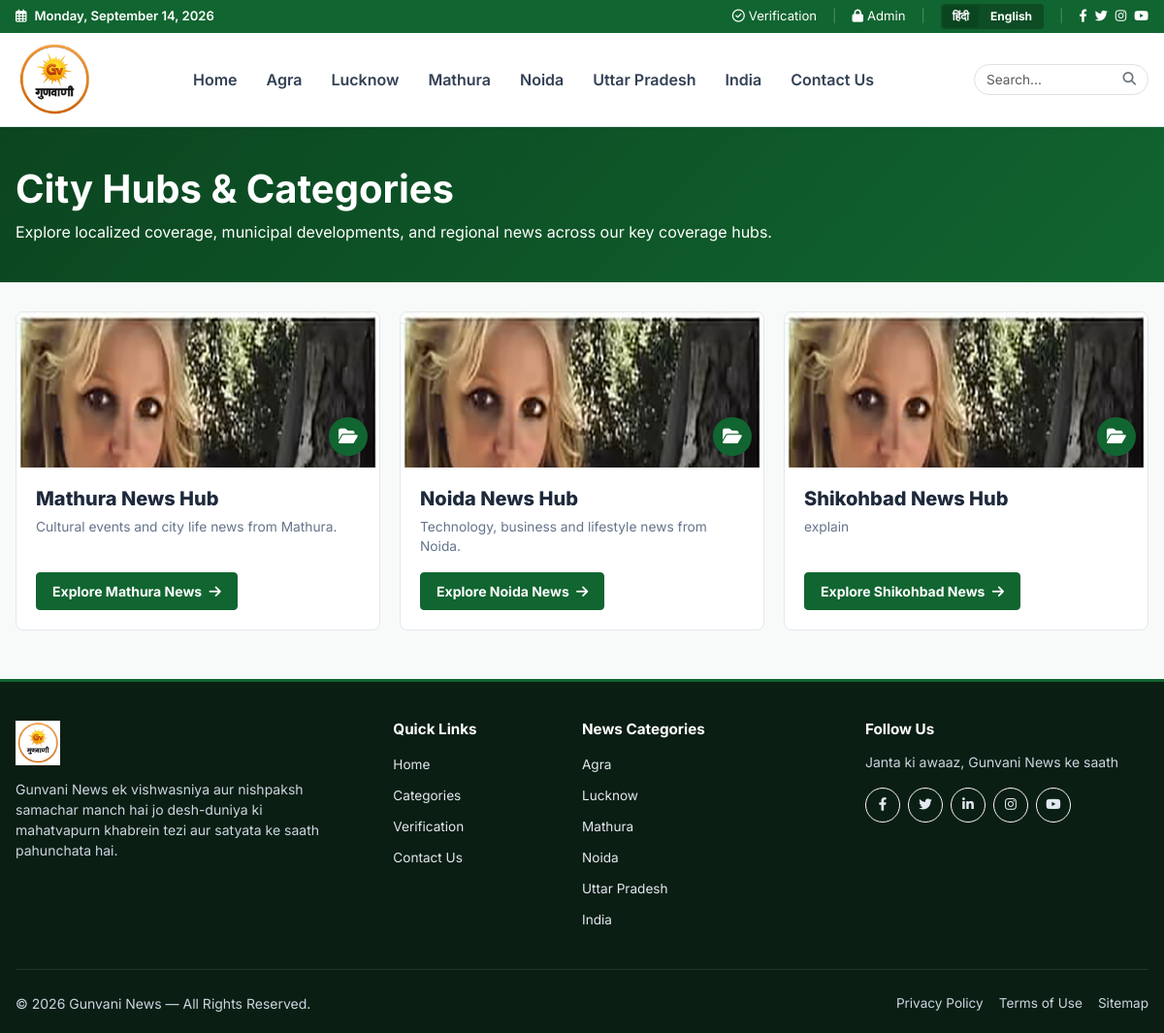
/categories.php, run on the app's committed database.
### tables this page shows
CREATE TABLE `categories` (
  `id` int(11) NOT NULL,
  `name` varchar(255) NOT NULL,
  `slug` varchar(255) NOT NULL,
  `description` text DEFAULT NULL,
  `created_at` timestamp NULL DEFAULT current_timestamp()
);

### categories.php (the view, shortened to what this page needs)
<?php
require_once __DIR__ . '/db.php';
function escape($value) {
    return htmlspecialchars($value ?? '', ENT_QUOTES, 'UTF-8');
}
try {
    $dbCategories = $pdo->query(
        "SELECT c.*, COUNT(a.id) AS article_count
         FROM categories c
         LEFT JOIN articles a ON c.id = a.category_id AND a.status = 'published'
         GROUP BY c.id
         ORDER BY c.name ASC"
    )->fetchAll(PDO::FETCH_ASSOC);
} catch (Exception $e) {
    $dbCategories = [];
}
$defaultCategories = [];
foreach ($dbCategories as $cat) {
    $defaultCategories[] = [
        'id' => $cat['id'],
        'name' => $cat['name'],
        'slug' => $cat['slug'] ?: strtolower(str_replace(' ', '-', $cat['name'])),
        'desc' => $cat['description'] ?: 'Latest news, breaking headlines and updates from ' . $cat['name'] . '.',
        'article_count' => $cat['article_count'],
        'icon' => 'fa-folder-open',
        'image' => 'images/placeholder/first8.jpg'
    ];
}
$defaultNavCategories = ['Agra', 'Lucknow', 'Mathura', 'Noida', 'Uttar Pradesh', 'India'];
?>
<!DOCTYPE html>
<html lang="en">
<head>
    <link rel="stylesheet" href="https://cdnjs.cloudflare.com/ajax/libs/font-awesome/6.4.0/css/all.min.css">
    <link href="https://cdn.jsdelivr.net/npm/bootstrap@5.3.3/dist/css/bootstrap.min.css" rel="stylesheet">
</head>
<body>
    <div class="gn-utility-bar">
        <div class="gn-container">
            <div class="d-flex justify-content-between align-items-center flex-wrap gap-2">
                <div class="d-flex align-items-center gap-2">
                    <i class="fa-regular fa-calendar-days"></i>
                    <span id="top-date-display" class="fw-semibold">Monday, September 14, 2026</span>
                </div>
                <div class="d-flex align-items-center flex-wrap gap-2 gap-sm-3 ms-auto ms-sm-0">
                    <a href="/verification"><i class="fa-regular fa-circle-check me-1"></i>Verification</a>
                    <span class="opacity-25 d-none d-sm-inline">|</span>
                    <a href="admin/login.php"><i class="fa-solid fa-lock me-1"></i>Admin</a>
                    <span class="opacity-25 d-none d-sm-inline">|</span>
                    <div class="lang-pill-box">
                        <button type="button" class="lang-pill-btn active" id="btn-lang-hi" onclick="changeLanguage('hi')">हिंदी</button>
                        <button type="button" class="lang-pill-btn" id="btn-lang-en" onclick="changeLanguage('en')">English</button>
                    </div>
                    <span class="opacity-25 d-none d-sm-inline">|</span>
                    <div class="d-flex gap-2">
                        <a href="#" class="text-white" aria-label="Facebook"><i class="fa-brands fa-facebook-f"></i></a>
                        <a href="#" class="text-white" aria-label="Twitter"><i class="fa-brands fa-twitter"></i></a>
                        <a href="#" class="text-white" aria-label="Instagram"><i class="fa-brands fa-instagram"></i></a>
                        <a href="#" class="text-white" aria-label="YouTube"><i class="fa-brands fa-youtube"></i></a>
                    </div>
                </div>
            </div>
        </div>
    </div>
                <header class="gn-main-header">
        <div class="gn-container">
            <nav class="navbar navbar-light py-2 d-flex flex-row flex-nowrap align-items-center" style="gap: 12px;">
                <a class="navbar-brand m-0 p-0 flex-shrink-0" href="/">
                    <img src="images/placeholder/logos.png" alt="Gunvani News Logo" class="gn-logo" onerror="this.src='icon.png'">
                </a>
                                <?php $currentUri = parse_url($_SERVER['REQUEST_URI'], PHP_URL_PATH); ?>
                <div class="d-flex flex-wrap align-items-center flex-grow-1 gn-desktop-nav-container" style="gap: 6px 10px; font-weight: 600;">
                    <a href="/" class="gn-nav-link <?= ($currentUri === '/' || $currentUri === '/index.php' || $currentUri === '') ? 'active' : '' ?> text-nowrap p-0" >Home</a>
                    <?php foreach ($defaultNavCategories as $catName): ?>
                        <?php
                        $catSlug = strtolower(str_replace(' ', '-', $catName));
                        $isActiveCat = (strpos($currentUri, '/category/' . $catSlug) !== false) ? 'active' : '';
                        ?>
                        <a href="/category/<?= $catSlug ?>" class="gn-nav-link <?= $isActiveCat ?> text-nowrap p-0" >
                            <?= $catName ?>
                        </a>
                    <?php endforeach; ?>
                    <a href="/contact" class="gn-nav-link <?= (strpos($currentUri, '/contact') !== false) ? 'active' : '' ?> text-nowrap p-0" >Contact Us</a>
                </div>
                <form action="/search" method="GET" class="d-none d-md-flex align-items-center m-0 p-0 position-relative flex-shrink-0">
                    <input type="text" name="q" class="form-control rounded-pill pe-4" placeholder="Search..." style="width: 180px; height: 32px; font-size: 0.85rem; border-color: #dee2e6;" required>
                    <button type="submit" class="btn btn-link text-secondary position-absolute end-0 top-0 bottom-0 text-decoration-none d-flex align-items-center justify-content-center" style="padding: 0 12px; height: 32px;" title="Search">
                        <i class="fa-solid fa-magnifying-glass" style="font-size: 0.85rem;"></i>
                    </button>
                </form>
            </nav>
        </div>
    </header>
    <section class="cat-hero">
        <div class="gn-container">
            <h1 class="display-6 fw-bold mb-2">City Hubs & Categories</h1>
            <p class="m-0 opacity-85">Explore localized coverage, municipal developments, and regional news across our key coverage hubs.</p>
        </div>
    </section>
    <main class="gn-container mb-5">
        <div class="cat-card-grid">
            <?php foreach ($defaultCategories as $c): ?>
                <article class="cat-card">
                    <div class="cat-card-img-wrap">
                        <img src="<?= escape($c['image']) ?>" alt="<?= escape($c['name']) ?>" onerror="this.src='images/placeholder/first8.jpg'">
                        <div class="cat-card-badge"><i class="fa-solid <?= $c['icon'] ?>"></i></div>
                    </div>
                    <div class="cat-card-body">
                        <h3><a href="/category/<?= $c['slug'] ?>"><?= escape($c['name']) ?> News Hub</a></h3>
                        <p><?= escape($c['desc']) ?></p>
                        <div class="mt-auto">
                            <a href="/category/<?= $c['slug'] ?>" class="btn btn-sm btn-success fw-bold px-3 py-2" style="background-color:var(--gn-green); border-color:var(--gn-green);">
                                Explore <?= escape($c['name']) ?> News <i class="fa-solid fa-arrow-right ms-1"></i>
                            </a>
                        </div>
                    </div>
                </article>
            <?php endforeach; ?>
        </div>
    </main>
    <footer class="gn-footer">
        <div class="gn-container">
            <div class="row g-4">
                <div class="col-lg-4">
                    <a href="/"><img src="images/placeholder/logos.png" alt="Gunvani News" style="height:46px; margin-bottom:14px;" onerror="this.src='icon.png'"></a>
                    <p class="small text-muted pe-lg-4">Gunvani News ek vishwasniya aur nishpaksh samachar manch hai jo desh-duniya ki mahatvapurn khabrein tezi aur satyata ke saath pahunchata hai.</p>
                </div>
                <div class="col-6 col-lg-2">
                    <h5>Quick Links</h5>
                    <ul class="list-unstyled">
                        <li class="mb-2"><a href="/">Home</a></li>
                        <li class="mb-2"><a href="/categories">Categories</a></li>
                        <li class="mb-2"><a href="/verification">Verification</a></li>
                        <li class="mb-2"><a href="/contact">Contact Us</a></li>
                    </ul>
                </div>
                <div class="col-6 col-lg-3">
                    <h5>News Categories</h5>
                    <ul class="list-unstyled">
                        <li class="mb-2"><a href="/category/agra">Agra</a></li>
                        <li class="mb-2"><a href="/category/lucknow">Lucknow</a></li>
                        <li class="mb-2"><a href="/category/mathura">Mathura</a></li>
                        <li class="mb-2"><a href="/category/noida">Noida</a></li>
                        <li class="mb-2"><a href="/category/uttar-pradesh">Uttar Pradesh</a></li>
                        <li class="mb-2"><a href="/category/india">India</a></li>
                    </ul>
                </div>
                <div class="col-lg-3">
                    <h5>Follow Us</h5>
                    <p class="small text-muted mb-3">Janta ki awaaz, Gunvani News ke saath</p>
                    <div class="d-flex gap-2">
                        <a href="#" class="btn btn-sm btn-outline-light rounded-circle d-inline-flex align-items-center justify-content-center" style="width:36px; height:36px;" aria-label="Facebook"><i class="fa-brands fa-facebook-f"></i></a>
                        <a href="#" class="btn btn-sm btn-outline-light rounded-circle d-inline-flex align-items-center justify-content-center" style="width:36px; height:36px;" aria-label="Twitter"><i class="fa-brands fa-twitter"></i></a>
                        <a href="#" class="btn btn-sm btn-outline-light rounded-circle d-inline-flex align-items-center justify-content-center" style="width:36px; height:36px;" aria-label="LinkedIn"><i class="fa-brands fa-linkedin-in"></i></a>
                        <a href="#" class="btn btn-sm btn-outline-light rounded-circle d-inline-flex align-items-center justify-content-center" style="width:36px; height:36px;" aria-label="Instagram"><i class="fa-brands fa-instagram"></i></a>
                        <a href="#" class="btn btn-sm btn-outline-light rounded-circle d-inline-flex align-items-center justify-content-center" style="width:36px; height:36px;" aria-label="YouTube"><i class="fa-brands fa-youtube"></i></a>
                    </div>
                </div>
            </div>
            <div class="border-top border-secondary opacity-25 my-4"></div>
            <div class="d-flex flex-wrap justify-content-between align-items-center gap-2 small">
                <div>© <?= date('Y') ?> Gunvani News — All Rights Reserved.</div>
                <div class="d-flex gap-3">
                    <a href="#" class="text-muted text-decoration-none">Privacy Policy</a>
                    <a href="#" class="text-muted text-decoration-none">Terms of Use</a>
                    <a href="#" class="text-muted text-decoration-none">Sitemap</a>
                </div>
            </div>
        </div>
    </footer>
</body>
</html>

### categories.php (style rules this page uses)
:root { --gn-green: #116530; --gn-green-dark: #0b4520; --gn-green-light: #eaf4ed; --gn-red: #dc2626; --gn-bg: #f8faf9; --gn-card-bg: #ffffff; --gn-border: #e2e8f0; --gn-text-dark: #1e293b; --gn-text-muted: #64748b; --container-max-w: 1360px; }
html, body { width: 100% !important; max-width: 100vw !important; overflow-x: clip !important; position: relative; margin: 0; padding: 0; }
*, *::before, *::after { box-sizing: border-box; max-width: 100%; }
body { font-family: 'Inter', sans-serif; background-color: var(--gn-bg); color: var(--gn-text-dark); }
img, video, iframe { max-width: 100% !important; height: auto; }
.gn-container { width: 100%; max-width: var(--container-max-w); margin: 0 auto; padding: 0 16px; }
.gn-utility-bar { background-color: var(--gn-green); color: #ffffff; font-size: 0.82rem; padding: 6px 0; width: 100%; overflow: hidden; }
.gn-utility-bar a { color: #ffffff; text-decoration: none; }
.lang-pill-box { background: rgba(0,0,0,0.25); border-radius: 4px; padding: 2px; display: inline-flex; align-items: center; gap: 2px; margin-top: -2px; margin-bottom: -2px; }
.lang-pill-btn { font-size: 0.75rem; font-weight: 700; padding: 2px 10px; border-radius: 3px; border: none; color: #ffffff; background: transparent; cursor: pointer; }
.lang-pill-btn.active { background-color: var(--gn-green-dark); color: #ffffff; }
.gn-main-header { background: #ffffff; border-bottom: 1px solid var(--gn-border); position: sticky; top: 0; z-index: 1020; }
.gn-logo { height: 80px; max-height: 80px; width: auto; object-fit: contain; transition: height 0.3s ease; }
html, body { top: 0px !important; position: static !important; margin-top: 0px !important; padding-top: 0px !important; }
.gn-nav-link { font-size: 0.88rem; font-weight: 600; color: #334155; padding: 8px 12px; text-decoration: none; white-space: nowrap; }
.cat-hero { background: linear-gradient(135deg, var(--gn-green-dark) 0%, var(--gn-green) 100%); color: #ffffff; padding: 40px 0; margin-bottom: 30px; }
.cat-grid, .cat-card-grid { display: grid; grid-template-columns: repeat(auto-fill, minmax(280px, 1fr)); gap: 20px; }
.cat-card { background: #ffffff; border-radius: 8px; border: 1px solid var(--gn-border); overflow: hidden; display: flex; flex-direction: column; transition: transform 0.2s ease, box-shadow 0.2s ease; }
.cat-card-img-wrap { height: 160px; width: 100%; overflow: hidden; position: relative; }
.cat-card-icon, .cat-card-badge { position: absolute; bottom: 12px; right: 12px; width: 40px; height: 40px; background: var(--gn-green); color: #ffffff; border-radius: 50%; display: flex; align-items: center; justify-content: center; font-size: 1.1rem; box-shadow: 0 4px 8px rgba(0,0,0,0.2); }
.cat-card-body { padding: 20px; flex: 1; display: flex; flex-direction: column; }
.cat-card-body h3 { font-size: 1.25rem; font-weight: 800; margin-bottom: 8px; }
.cat-card-body h3 a { color: var(--gn-text-dark); text-decoration: none; }
.cat-card-body p { font-size: 0.86rem; color: var(--gn-text-muted); margin-bottom: 16px; line-height: 1.45; }
.gn-footer { background-color: #0b1e13; color: #e2e8f0 !important; padding: 40px 0 20px 0; margin-top: 50px; border-top: 3px solid var(--gn-green); }
.gn-footer h5 { color: #ffffff !important; font-size: 0.95rem; font-weight: 700; margin-bottom: 14px; }
.gn-footer p, .gn-footer span, .gn-footer div, .gn-footer li, .gn-footer .text-muted { color: #cbd5e1 !important; }
.gn-footer a { color: #e2e8f0 !important; text-decoration: none; font-size: 0.85rem; }
body { top: 0px !important; }
@media (min-width: 768px) { .gn-desktop-nav-container { justify-content: center !important; gap: 30px !important; } }
@media (min-width: 768px) { .gn-desktop-nav-container .gn-nav-link { font-size: 16px !important; } }

### data on the page
categories: name "Mathura", description "Cultural events and city life news from Mathura."
categories: name "Noida", description "Technology, business and lifestyle news from Noida."
categories: name "Shikohbad", description "explain"

### other printed values
$catName "Agra"
$catName "Lucknow"
$catName "Mathura"
$catName "Noida"
$catName "Uttar Pradesh"
$catName "India"
